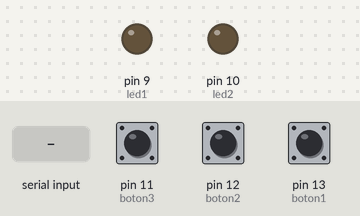
The sketch below on a simulated Arduino Uno, built with avr-gcc and run on an emulated ATmega328P. Shown: output pins drawn as LEDs (lit = HIGH). Inputs (shaded band) come from the test bench; at power-on: pin 12 (boton2) LOW, pin 13 (boton1) LOW, pin 11 (boton3) LOW. What the sketch prints to the serial monitor is not drawn.

Above: at 1.2 s.
1.3 s: pin 12 (boton2) pulled HIGH for 0.15 s
At 1.45 s:
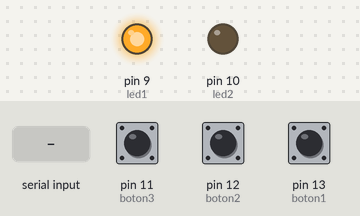
4.3 s: pin 13 (boton1) pulled HIGH for 3.2 s
At 8.8 s:
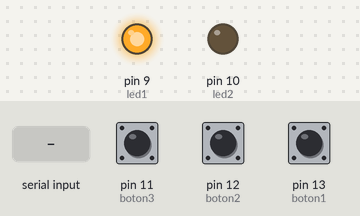
9.0 s: pin 11 (boton3) pulled HIGH for 0.15 s
10.6 s: byte 1 (1) received over Serial
At 13.0 s:
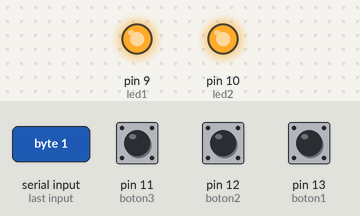
13.6 s: byte 2 (2) received over Serial
At 15.4 s:
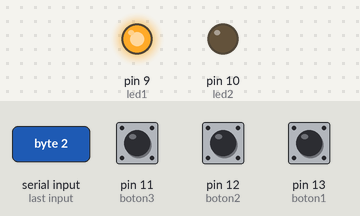
16.6 s: pin 11 (boton3) pulled HIGH for 1 s
Timing chart, 0 to 19.6 s (numbered marks = the images above; inputs shaded):
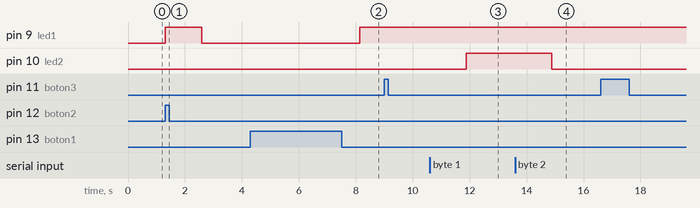

The sketch:

Ejercicio2.ino
```cpp
#include "Led.h"

#define led1 9
#define led2 10
#define boton1 13
#define boton2 12
#define boton3 11

LED led(led1,led2);

void setup() {
  pinMode(boton1,INPUT);
  pinMode(boton2,INPUT);
  pinMode(boton3,INPUT);
  pinMode(led1,OUTPUT);
  pinMode(led2,OUTPUT);
  Serial.begin(9600);
}

void loop() {

  if(digitalRead(boton1)){
    Serial.write(1);
    led.slowUpLed();
  }

  if(digitalRead(boton2)){
    Serial.write(2);
    led.slowDownLed();
  }
  if(digitalRead(boton3)){
    Serial.write(3);
    led.changeLed();
  }

  if(Serial.available()>0){
    int valorRecibido = Serial.read();
    switch(valorRecibido){
      case 1:
        led.slowUpLed();
        break;
      case 2:
        led.slowDownLed();
        break;
      case 3:
        led.changeLed();
    }
  }
}
```

Led.h
```cpp
class LED{
private:
 int allLed,led1,led2;
 int contador;
 bool flag;
public:
  LED(int,int);
  ~LED(){};
  void slowUpLed();
  void slowDownLed();
  void changeLed();
};

LED::LED(int Led1,int Led2){
  allLed = Led1;
  led1 = Led1;
  led2 = Led2;
  contador = 0;
  flag = true;
}

void LED::slowUpLed(){
     digitalWrite(allLed,LOW);
    int contador = 0;
    for(contador = 0; contador < 256; contador++){
      analogWrite(allLed,contador);
      delay(5);
    }
}

void LED::slowDownLed(){
  digitalWrite(allLed,HIGH);
  int contador = 256;
  for(contador = 256; contador >= 0; contador--){
    analogWrite(allLed,contador);
    delay(5);
  }
}

void LED::changeLed(){
   if(flag){
     allLed = led2;
     flag = false;
     delay(200);
   }else{
     allLed = led1;
     flag = true;
     delay(200);
   }
}
```

Measured:
- after the input at 1.3 s, pin 9 (led1): LOW → HIGH at once, → LOW 1.3 s later
- after the input at 4.3 s, pin 9 (led1): LOW → HIGH after 3.8 s
- after the input at 9.0 s, every drawn part: stays the same
- after the input at 10.6 s, pin 10 (led2): LOW → HIGH after 1.3 s
- after the input at 13.6 s, pin 10 (led2): HIGH → LOW after 1.3 s
- after the input at 16.6 s, every drawn part: stays the same
